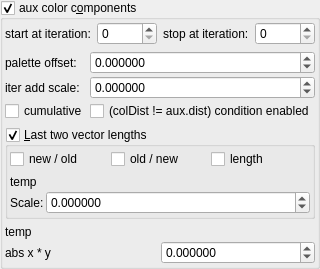
    <widget class="MyGroupBox" name="groupCheck_fold_color_aux_color_enabled_false">
     <property name="title">
      <string>aux color c&amp;omponents</string>
     </property>
     <property name="checkable">
      <bool>true</bool>
     </property>
     <layout class="QVBoxLayout" name="verticalLayout_11">
      <property name="leftMargin">
       <number>2</number>
      </property>
      <property name="topMargin">
       <number>2</number>
      </property>
      <property name="rightMargin">
       <number>2</number>
      </property>
      <property name="bottomMargin">
       <number>2</number>
      </property>
      <item>
       <layout class="QHBoxLayout" name="horizontalLayout_23" stretch="0,1,0,1">
        <item>
         <widget class="QLabel" name="label_104">
          <property name="text">
           <string>start at iteration:</string>
          </property>
         </widget>
        </item>
        <item>
         <widget class="MySpinBox" name="spinboxInt_fold_color_start_iterations_A">
          <property name="sizePolicy">
           <sizepolicy hsizetype="Minimum" vsizetype="Maximum">
            <horstretch>0</horstretch>
            <verstretch>0</verstretch>
           </sizepolicy>
          </property>
          <property name="minimum">
           <number>0</number>
          </property>
          <property name="maximum">
           <number>999</number>
          </property>
          <property name="value">
           <number>0</number>
          </property>
         </widget>
        </item>
        <item>
         <widget class="QLabel" name="label_75">
          <property name="text">
           <string>stop at iteration:</string>
          </property>
         </widget>
        </item>
        <item>
         <widget class="MySpinBox" name="spinboxInt_fold_color_stop_iterations_A">
          <property name="sizePolicy">
           <sizepolicy hsizetype="Preferred" vsizetype="Maximum">
            <horstretch>0</horstretch>
            <verstretch>0</verstretch>
           </sizepolicy>
          </property>
          <property name="maximum">
           <number>999</number>
          </property>
         </widget>
        </item>
       </layout>
      </item>
      <item>
       <layout class="QGridLayout" name="gridLayout_29" columnstretch="0,1">
        <property name="spacing">
         <number>2</number>
        </property>
        <item row="1" column="1">
         <widget class="MyDoubleSpinBox" name="spinbox_fold_color_difs0">
          <property name="sizePolicy">
           <sizepolicy hsizetype="Minimum" vsizetype="Maximum">
            <horstretch>0</horstretch>
            <verstretch>0</verstretch>
           </sizepolicy>
          </property>
          <property name="prefix">
           <string/>
          </property>
          <property name="suffix">
           <string/>
          </property>
          <property name="decimals">
           <number>6</number>
          </property>
          <property name="minimum">
           <double>-99.998999999999995</double>
          </property>
          <property name="maximum">
           <double>99.998999999999995</double>
          </property>
          <property name="singleStep">
           <double>0.100000000000000</double>
          </property>
         </widget>
        </item>
        <item row="0" column="0">
         <widget class="QLabel" name="label_20">
          <property name="text">
           <string>palette offset:</string>
          </property>
         </widget>
        </item>
        <item row="1" column="0">
         <widget class="QLabel" name="label_17">
          <property name="text">
           <string>iter add scale:</string>
          </property>
         </widget>
        </item>
        <item row="2" column="0">
         <widget class="MyCheckBox" name="checkBox_fold_color_aux_color_enabledB_false">
          <property name="text">
           <string notr="true">cumulative</string>
          </property>
         </widget>
        </item>
        <item row="2" column="1">
         <widget class="MyCheckBox" name="checkBox_fold_color_aux_color_enabledA">
          <property name="text">
           <string notr="true">(colDist != aux.dist) condition enabled</string>
          </property>
         </widget>
        </item>
        <item row="0" column="1">
         <widget class="MyDoubleSpinBox" name="spinbox4_fold_color_difs_0000_w">
          <property name="sizePolicy">
           <sizepolicy hsizetype="Minimum" vsizetype="Maximum">
            <horstretch>0</horstretch>
            <verstretch>0</verstretch>
           </sizepolicy>
          </property>
          <property name="prefix">
           <string/>
          </property>
          <property name="suffix">
           <string/>
          </property>
          <property name="decimals">
           <number>6</number>
          </property>
          <property name="minimum">
           <double>-100.000000000000000</double>
          </property>
          <property name="maximum">
           <double>100.000000000000000</double>
          </property>
          <property name="singleStep">
           <double>0.100000000000000</double>
          </property>
         </widget>
        </item>
       </layout>
      </item>
      <item>
       <widget class="MyGroupBox" name="groupCheck_transf_function_enabledP_false">
        <property name="font">
         <font>
          <weight>50</weight>
          <bold>false</bold>
         </font>
        </property>
        <property name="title">
         <string>&amp;Last two vector lengths</string>
        </property>
        <property name="checkable">
         <bool>true</bool>
        </property>
        <layout class="QVBoxLayout" name="verticalLayout_5">
         <property name="leftMargin">
          <number>2</number>
         </property>
         <property name="topMargin">
          <number>2</number>
         </property>
         <property name="rightMargin">
          <number>2</number>
         </property>
         <property name="bottomMargin">
          <number>2</number>
         </property>
         <item>
          <layout class="QGridLayout" name="gridLayout_9" columnstretch="0,0,0">
           <property name="spacing">
            <number>2</number>
           </property>
           <item row="0" column="1">
            <widget class="MyCheckBox" name="checkBox_transf_function_enabledBy_false">
             <property name="enabled">
              <bool>true</bool>
             </property>
             <property name="text">
              <string>old / new</string>
             </property>
            </widget>
           </item>
           <item row="0" column="0">
            <widget class="MyCheckBox" name="checkBox_transf_function_enabledBw_false">
             <property name="enabled">
              <bool>true</bool>
             </property>
             <property name="text">
              <string>new / old</string>
             </property>
            </widget>
           </item>
           <item row="0" column="2">
            <widget class="MyCheckBox" name="checkBox_transf_function_enabledBz_false">
             <property name="enabled">
              <bool>true</bool>
             </property>
             <property name="text">
              <string>length</string>
             </property>
            </widget>
           </item>
          </layout>
         </item>
         <item>
          <layout class="QGridLayout" name="gridLayout_10" columnstretch="0,1">
           <property name="spacing">
            <number>2</number>
           </property>
           <item row="0" column="0">
            <widget class="QLabel" name="label_51">
             <property name="text">
              <string>temp</string>
             </property>
            </widget>
           </item>
           <item row="1" column="0">
            <widget class="QLabel" name="label_39">
             <property name="text">
              <string>Scale:</string>
             </property>
            </widget>
           </item>
           <item row="1" column="1">
            <widget class="MyDoubleSpinBox" name="spinbox_fold_color_difs1">
             <property name="sizePolicy">
              <sizepolicy hsizetype="Minimum" vsizetype="Maximum">
               <horstretch>0</horstretch>
               <verstretch>0</verstretch>
              </sizepolicy>
             </property>
             <property name="prefix">
              <string/>
             </property>
             <property name="decimals">
              <number>6</number>
             </property>
             <property name="minimum">
              <double>-99.989999999999995</double>
             </property>
             <property name="singleStep">
              <double>0.100000000000000</double>
             </property>
            </widget>
           </item>
          </layout>
         </item>
        </layout>
       </widget>
      </item>
      <item>
       <layout class="QGridLayout" name="gridLayout_30" rowstretch="0,0" columnstretch="0,0">
        <property name="spacing">
         <number>2</number>
        </property>
        <item row="0" column="0">
         <widget class="QLabel" name="label_58">
          <property name="text">
           <string>temp</string>
          </property>
         </widget>
        </item>
        <item row="1" column="1">
         <widget class="MyDoubleSpinBox" name="spinbox4_fold_color_difs_0000_z">
          <property name="sizePolicy">
           <sizepolicy hsizetype="Minimum" vsizetype="Maximum">
            <horstretch>0</horstretch>
            <verstretch>0</verstretch>
           </sizepolicy>
          </property>
          <property name="prefix">
           <string/>
          </property>
          <property name="suffix">
           <string/>
          </property>
          <property name="decimals">
           <number>6</number>
          </property>
          <property name="minimum">
           <double>-100.000000000000000</double>
          </property>
          <property name="maximum">
           <double>100.000000000000000</double>
          </property>
          <property name="singleStep">
           <double>0.100000000000000</double>
          </property>
         </widget>
        </item>
        <item row="1" column="0">
         <widget class="QLabel" name="label_57">
          <property name="text">
           <string>abs x * y</string>
          </property>
         </widget>
        </item>
       </layout>
      </item>
     </layout>
    </widget>
